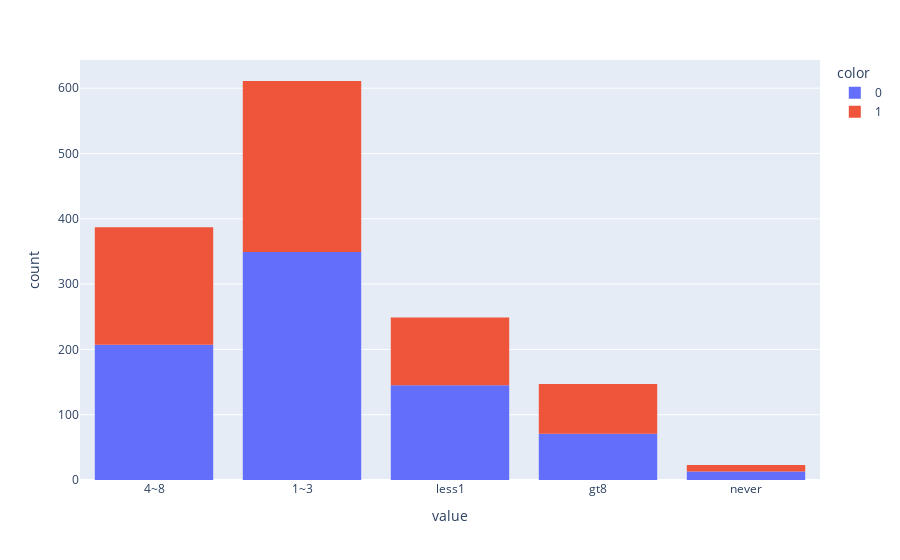

Here is the notebook cell this chart was saved with:
### Markdown cell above
### There was not an evident trend in here. Thus, this information is not suited to determine the acceptance rate

### Code cell
px.histogram(hrd["RestaurantLessThan20"], color = hrd['Y'])

### Figure 1 — Plotly figure (JSON) as saved in the notebook; plotly's stock layout.template omitted (floating-point values rounded to 4 significant figures; data arrays with more than 128 entries replaced by an {"elided": "..."} marker saying what was removed)
{"data": [{"alignmentgroup": "True", "bingroup": "x", "hovertemplate": "color=0<br>value=%{x}<br>count=%{y}<extra></extra>", "legendgroup": "0", "marker": {"color": "#636efa", "pattern": {"shape": ""}}, "name": "0", "offsetgroup": "0", "orientation": "v", "showlegend": true, "type": "histogram", "x": {"elided": "785 str values"}, "xaxis": "x", "yaxis": "y"}, {"alignmentgroup": "True", "bingroup": "x", "hovertemplate": "color=1<br>value=%{x}<br>count=%{y}<extra></extra>", "legendgroup": "1", "marker": {"color": "#EF553B", "pattern": {"shape": ""}}, "name": "1", "offsetgroup": "1", "orientation": "v", "showlegend": true, "type": "histogram", "x": {"elided": "632 str values"}, "xaxis": "x", "yaxis": "y"}], "layout": {"barmode": "relative", "legend": {"title": {"text": "color"}, "tracegroupgap": 0}, "margin": {"t": 60}, "xaxis": {"anchor": "y", "domain": [0, 1], "title": {"text": "value"}}, "yaxis": {"anchor": "x", "domain": [0, 1], "title": {"text": "count"}}}}
